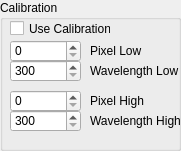
     <widget class="QGroupBox" name="calib_box">
      <property name="geometry">
       <rect>
        <x>10</x>
        <y>560</y>
        <width>181</width>
        <height>151</height>
       </rect>
      </property>
      <property name="title">
       <string>Calibration</string>
      </property>
      <widget class="QSpinBox" name="calib_pixel_low">
       <property name="geometry">
        <rect>
         <x>10</x>
         <y>40</y>
         <width>71</width>
         <height>22</height>
        </rect>
       </property>
       <property name="maximum">
        <number>1200</number>
       </property>
      </widget>
      <widget class="QSpinBox" name="calib_wave_low">
       <property name="geometry">
        <rect>
         <x>10</x>
         <y>60</y>
         <width>71</width>
         <height>22</height>
        </rect>
       </property>
       <property name="minimum">
        <number>300</number>
       </property>
       <property name="maximum">
        <number>1500</number>
       </property>
      </widget>
      <widget class="QSpinBox" name="calib_pixel_high">
       <property name="geometry">
        <rect>
         <x>10</x>
         <y>90</y>
         <width>71</width>
         <height>22</height>
        </rect>
       </property>
       <property name="maximum">
        <number>1200</number>
       </property>
      </widget>
      <widget class="QSpinBox" name="calib_wave_high">
       <property name="geometry">
        <rect>
         <x>10</x>
         <y>110</y>
         <width>71</width>
         <height>22</height>
        </rect>
       </property>
       <property name="minimum">
        <number>300</number>
       </property>
       <property name="maximum">
        <number>2000</number>
       </property>
      </widget>
      <widget class="QLabel" name="label_10">
       <property name="geometry">
        <rect>
         <x>90</x>
         <y>40</y>
         <width>101</width>
         <height>21</height>
        </rect>
       </property>
       <property name="text">
        <string>Pixel Low</string>
       </property>
      </widget>
      <widget class="QLabel" name="label_11">
       <property name="geometry">
        <rect>
         <x>90</x>
         <y>60</y>
         <width>101</width>
         <height>21</height>
        </rect>
       </property>
       <property name="text">
        <string>Wavelength Low</string>
       </property>
      </widget>
      <widget class="QLabel" name="label_12">
       <property name="geometry">
        <rect>
         <x>90</x>
         <y>90</y>
         <width>101</width>
         <height>21</height>
        </rect>
       </property>
       <property name="text">
        <string>Pixel High</string>
       </property>
      </widget>
      <widget class="QLabel" name="label_13">
       <property name="geometry">
        <rect>
         <x>90</x>
         <y>110</y>
         <width>101</width>
         <height>21</height>
        </rect>
       </property>
       <property name="text">
        <string>Wavelength High</string>
       </property>
      </widget>
      <widget class="QCheckBox" name="use_calib">
       <property name="geometry">
        <rect>
         <x>10</x>
         <y>20</y>
         <width>101</width>
         <height>17</height>
        </rect>
       </property>
       <property name="text">
        <string>Use Calibration</string>
       </property>
       <property name="autoExclusive">
        <bool>false</bool>
       </property>
      </widget>
     </widget>
